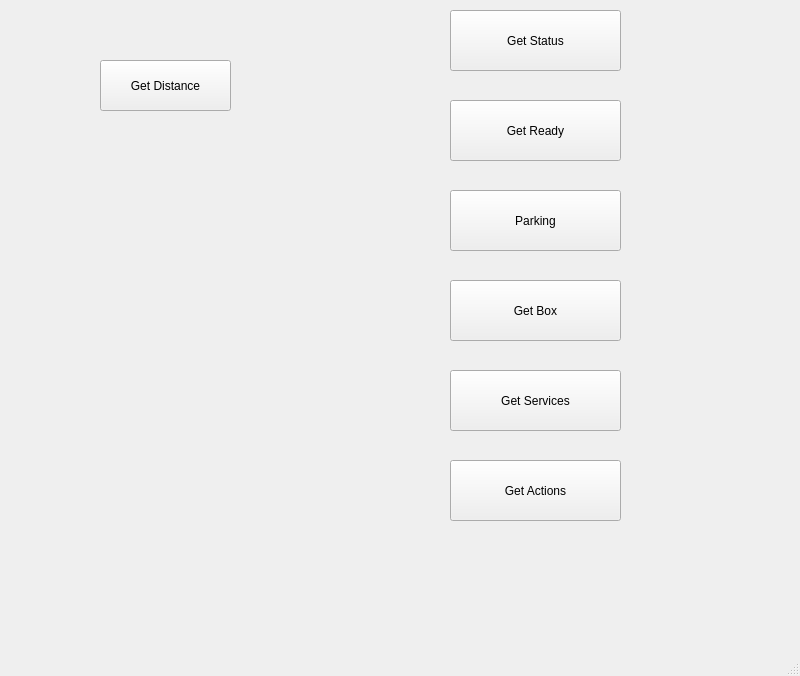
<?xml version="1.0" encoding="UTF-8"?>
<ui version="4.0">
 <class>MainWindow</class>
 <widget class="QMainWindow" name="MainWindow">
  <property name="geometry">
   <rect>
    <x>0</x>
    <y>0</y>
    <width>800</width>
    <height>676</height>
   </rect>
  </property>
  <property name="windowTitle">
   <string>MainWindow</string>
  </property>
  <widget class="QWidget" name="centralwidget">
   <widget class="QPushButton" name="GetDistanceButton">
    <property name="geometry">
     <rect>
      <x>100</x>
      <y>60</y>
      <width>131</width>
      <height>51</height>
     </rect>
    </property>
    <property name="text">
     <string>Get Distance</string>
    </property>
   </widget>
   <widget class="QPushButton" name="GetStatusButton">
    <property name="geometry">
     <rect>
      <x>450</x>
      <y>10</y>
      <width>171</width>
      <height>61</height>
     </rect>
    </property>
    <property name="text">
     <string>Get Status</string>
    </property>
   </widget>
   <widget class="QPushButton" name="GetReadyButton">
    <property name="geometry">
     <rect>
      <x>450</x>
      <y>100</y>
      <width>171</width>
      <height>61</height>
     </rect>
    </property>
    <property name="text">
     <string>Get Ready</string>
    </property>
   </widget>
   <widget class="QPushButton" name="GetParkingButton">
    <property name="geometry">
     <rect>
      <x>450</x>
      <y>190</y>
      <width>171</width>
      <height>61</height>
     </rect>
    </property>
    <property name="text">
     <string>Parking</string>
    </property>
   </widget>
   <widget class="QPushButton" name="GetBoxButton">
    <property name="geometry">
     <rect>
      <x>450</x>
      <y>280</y>
      <width>171</width>
      <height>61</height>
     </rect>
    </property>
    <property name="text">
     <string>Get Box</string>
    </property>
   </widget>
   <widget class="QPushButton" name="GetServicesButton">
    <property name="geometry">
     <rect>
      <x>450</x>
      <y>370</y>
      <width>171</width>
      <height>61</height>
     </rect>
    </property>
    <property name="text">
     <string>Get Services</string>
    </property>
   </widget>
   <widget class="QPushButton" name="GetActionsButton">
    <property name="geometry">
     <rect>
      <x>450</x>
      <y>460</y>
      <width>171</width>
      <height>61</height>
     </rect>
    </property>
    <property name="text">
     <string>Get Actions</string>
    </property>
   </widget>
  </widget>
  <widget class="QMenuBar" name="menubar">
   <property name="geometry">
    <rect>
     <x>0</x>
     <y>0</y>
     <width>800</width>
     <height>22</height>
    </rect>
   </property>
  </widget>
  <widget class="QStatusBar" name="statusbar"/>
 </widget>
 <resources/>
 <connections/>
</ui>
